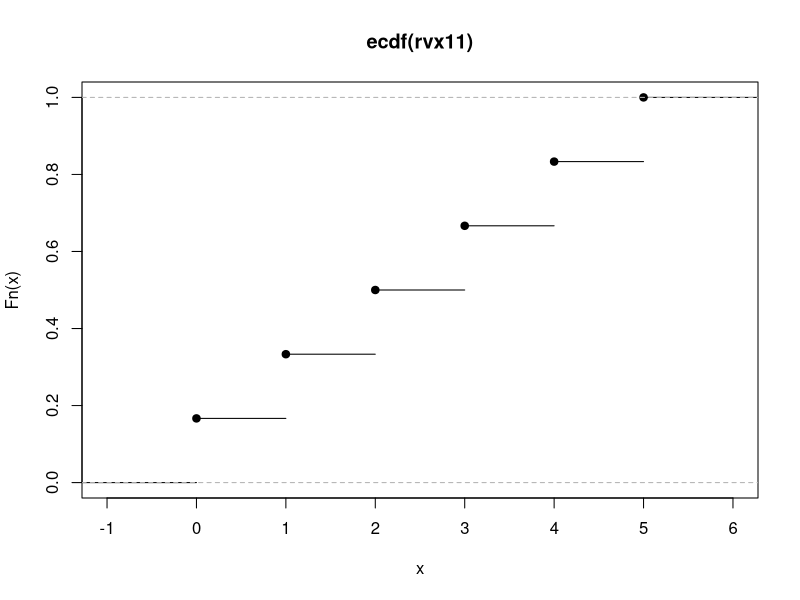
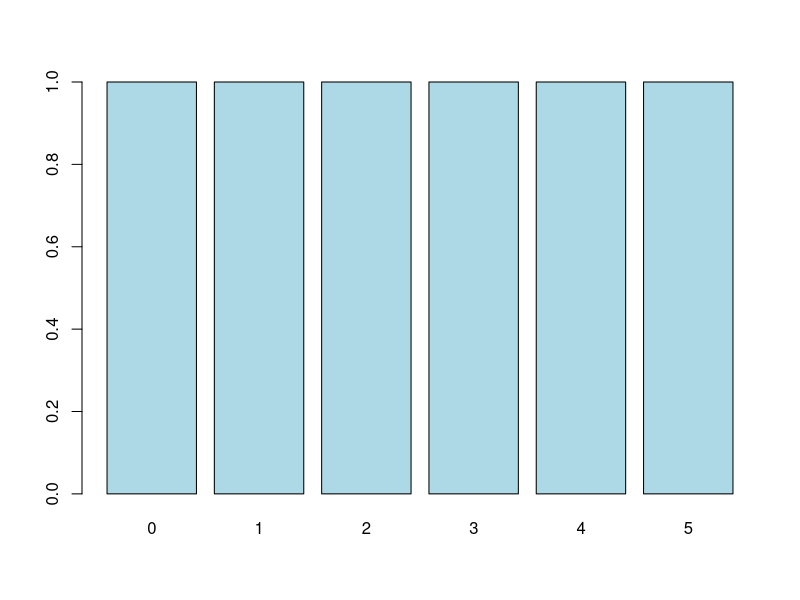
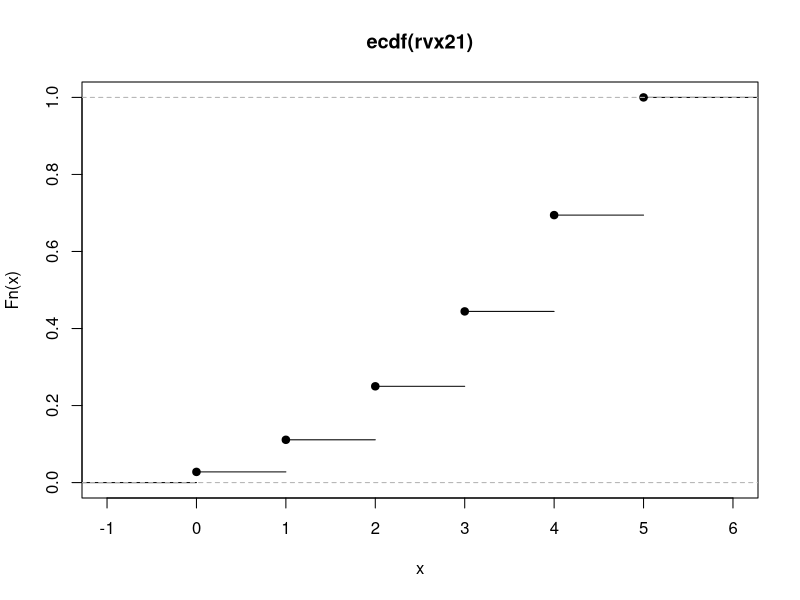
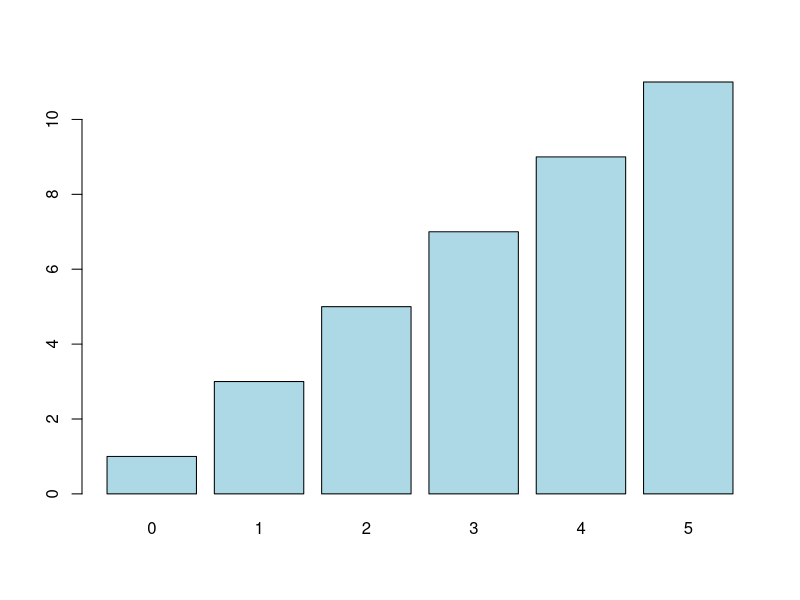
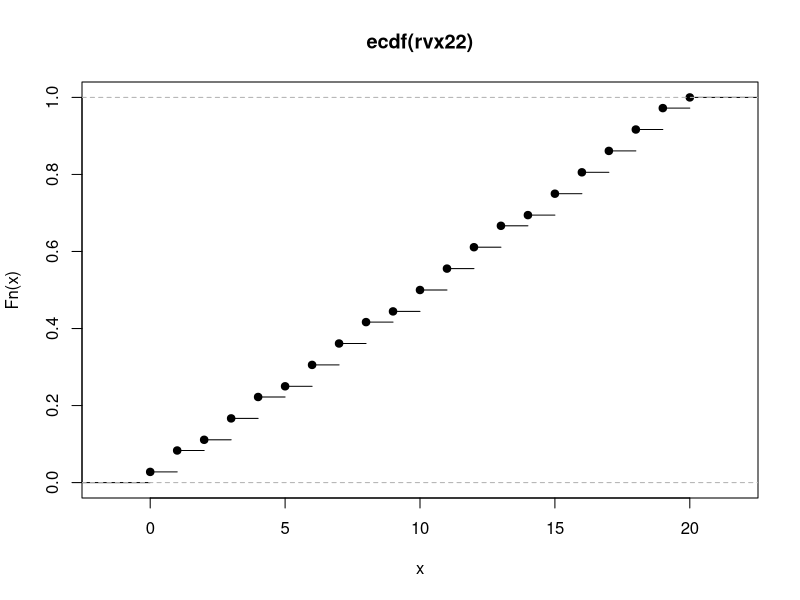
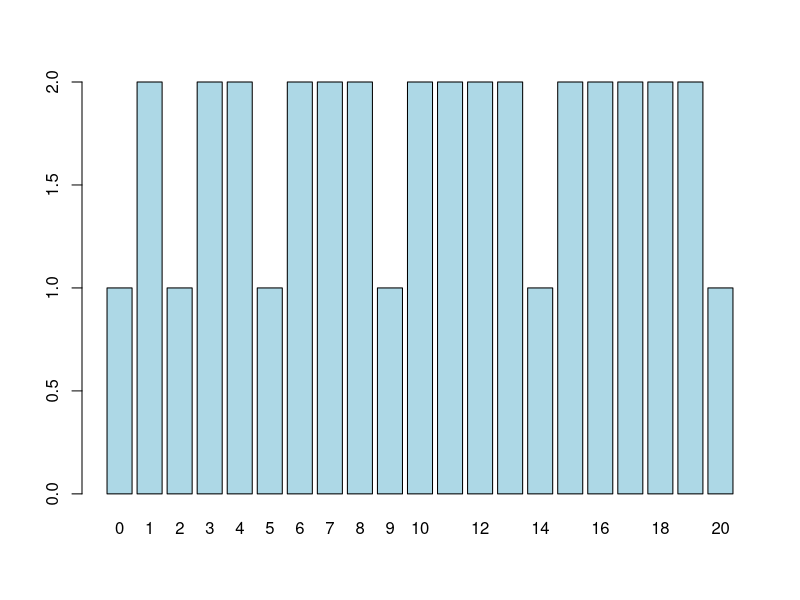
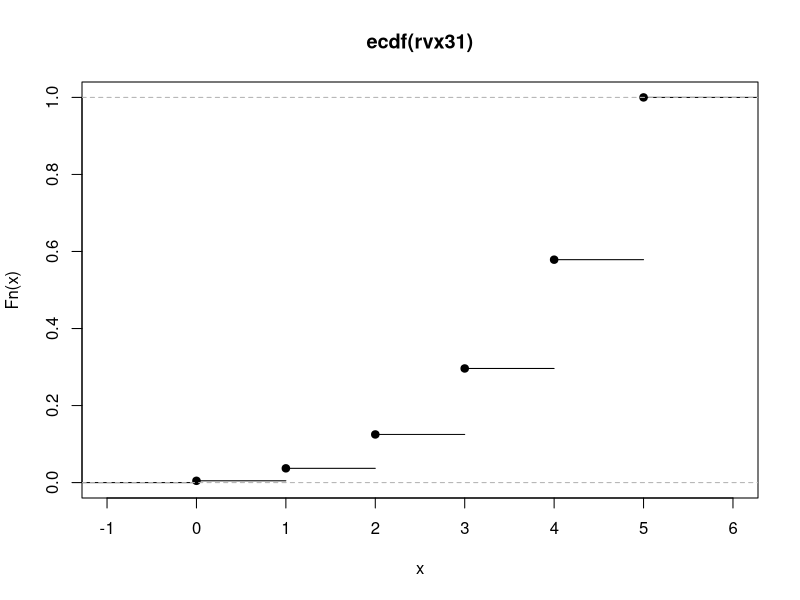
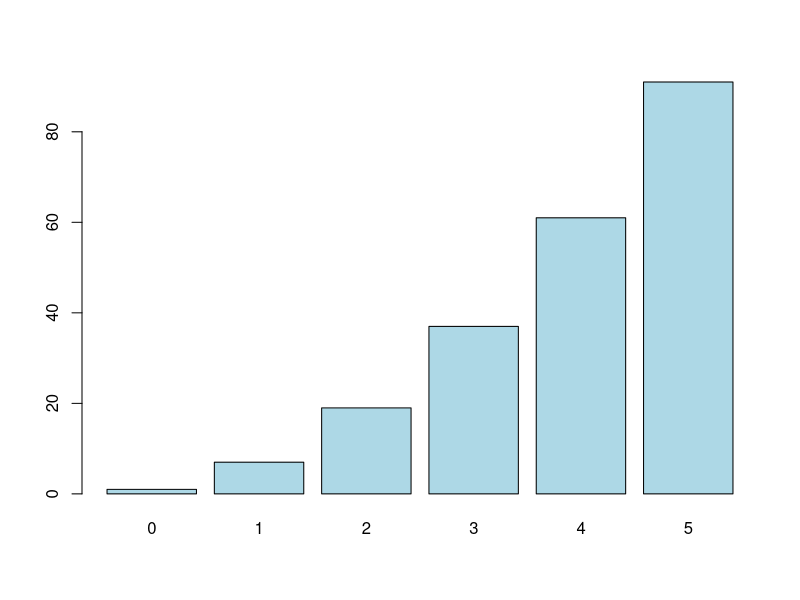

Generate these figures, in order, with R: (Note: this script raises an error after producing the figures.)
#library(ggplot2) 

# y <- c(1, 3, 4, 3, 9, 7, 3, 9, 15, 10, 3, 9, 15, 21, 13, 3, 9, 15, 21, 27, 16)
# plot(cumsum(y)/216, type = "s", xlab = "x", ylab = "CDF", main = "Cumulative Distribution Function")


# Random variable X ordenado por combinaciones 1-1, 2-1, 2-2, ....
rvx11 <- c(0, 1, 2, 3, 4, 5)
rvx21 <- c(0, 1, 1, 1, 2, 2, 2, 2, 2, 3, 3, 3, 3, 3, 3, 3, 4, 4, 4, 4, 4, 4, 4, 4, 4, 5, 5, 5, 5, 5, 5, 5, 5, 5, 5, 5)
rvx22 <- c(0, 1, 1, 2, 3, 3, 4, 4, 5, 6, 6, 7, 7, 8, 8, 9, 10, 10, 11, 11, 12, 12, 13, 13, 14, 15, 15, 16, 16, 17, 17, 18, 18, 19, 19, 20)
rvx31 <- c(0, 1, 1, 1, 1, 1, 1, 1, 2, 2, 2, 2, 2, 2, 2, 2, 2, 2, 2, 2, 2, 2, 2, 2, 2, 2, 2, 3, 3, 3, 3, 3, 3, 3, 3, 3, 3, 3, 3, 3, 3, 3, 3, 3, 3, 3, 3, 3, 3, 3, 3, 3, 3, 3, 3, 3, 3, 3, 3, 3, 3, 3, 3, 3, 4, 4, 4, 4, 4, 4, 4, 4, 4, 4, 4, 4, 4, 4, 4, 4, 4, 4, 4, 4, 4, 4, 4, 4, 4, 4, 4, 4, 4, 4, 4, 4, 4, 4, 4, 4, 4, 4, 4, 4, 4, 4, 4, 4, 4, 4, 4, 4, 4, 4, 4, 4, 4, 4, 4, 4, 4, 4, 4, 4, 4, 5, 5, 5, 5, 5, 5, 5, 5, 5, 5, 5, 5, 5, 5, 5, 5, 5, 5, 5, 5, 5, 5, 5, 5, 5, 5, 5, 5, 5, 5, 5, 5, 5, 5, 5, 5, 5, 5, 5, 5, 5, 5, 5, 5, 5, 5, 5, 5, 5, 5, 5, 5, 5, 5, 5, 5, 5, 5, 5, 5, 5, 5, 5, 5, 5, 5, 5, 5, 5, 5, 5, 5, 5, 5, 5, 5, 5, 5, 5, 5, 5, 5, 5, 5, 5, 5, 5, 5, 5, 5, 5)
rvx32 <- c(0, 1, 1, 1, 2, 2, 2, 2, 3, 3, 3, 4, 4, 4, 4, 4, 4, 4, 4, 4, 5, 5, 5, 5, 5, 5, 5, 6, 6, 6, 7, 7, 7, 7, 7, 7, 7, 7, 7, 8, 8, 8, 8, 8, 8, 8, 8, 8, 8, 8, 8, 8, 8, 8, 9, 9, 9, 9, 9, 9, 9, 9, 9, 9, 10, 10, 10, 11, 11, 11, 11, 11, 11, 11, 11, 11, 12, 12, 12, 12, 12, 12, 12, 12, 12, 12, 12, 12, 12, 12, 12, 13, 13, 13, 13, 13, 13, 13, 13, 13, 13, 13, 13, 13, 13, 13, 13, 13, 13, 13, 13, 13, 14, 14, 14, 14, 14, 14, 14, 14, 14, 14, 14, 14, 14, 15, 15, 15, 16, 16, 16, 16, 16, 16, 16, 16, 16, 17, 17, 17, 17, 17, 17, 17, 17, 17, 17, 17, 17, 17, 17, 17, 18, 18, 18, 18, 18, 18, 18, 18, 18, 18, 18, 18, 18, 18, 18, 18, 18, 18, 18, 18, 18, 19, 19, 19, 19, 19, 19, 19, 19, 19, 19, 19, 19, 19, 19, 19, 19, 19, 19, 19, 19, 19, 19, 19, 19, 19, 19, 19, 20, 20, 20, 20, 20, 20, 20, 20, 20, 20, 20, 20, 20, 20, 20, 20)
rvx33 <- c(0, 1, 1, 1, 2, 2, 2, 3, 4, 4, 4, 5, 5, 5, 5, 5, 5, 6, 6, 6, 7, 7, 7, 8, 8, 8, 9, 10, 10, 10, 11, 11, 11, 11, 11, 11, 12, 12, 12, 13, 13, 13, 13, 13, 13, 14, 14, 14, 14, 14, 14, 15, 15, 15, 16, 16, 16, 17, 17, 17, 18, 18, 18, 19, 20, 20, 20, 21, 21, 21, 21, 21, 21, 22, 22, 22, 23, 23, 23, 23, 23, 23, 24, 24, 24, 24, 24, 24, 25, 25, 25, 26, 26, 26, 26, 26, 26, 27, 27, 27, 27, 27, 27, 28, 28, 28, 28, 28, 28, 29, 29, 29, 30, 30, 30, 31, 31, 31, 32, 32, 32, 33, 33, 33, 34, 35, 35, 35, 36, 36, 36, 36, 36, 36, 37, 37, 37, 38, 38, 38, 38, 38, 38, 39, 39, 39, 39, 39, 39, 40, 40, 40, 41, 41, 41, 41, 41, 41, 42, 42, 42, 42, 42, 42, 43, 43, 43, 43, 43, 43, 44, 44, 44, 45, 45, 45, 45, 45, 45, 46, 46, 46, 46, 46, 46, 47, 47, 47, 47, 47, 47, 48, 48, 48, 48, 48, 48, 49, 49, 49, 50, 50, 50, 51, 51, 51, 52, 52, 52, 53, 53, 53, 54, 54, 54, 55)


#1-1
plot(ecdf(rvx11))
barplot(table(rvx11), col="light blue")

#2-1
plot(ecdf(rvx21))
barplot(table(rvx21), col="light blue")

#2-2
plot(ecdf(rvx22))
barplot(table(rvx22), col="light blue")

#3-2
plot(ecdf(rvx31))
barplot(table(rvx31), col="light blue")

# CDF
# Proability mass function
plot(ecdf(rvx32))
barplot(table(rvx32), col="light blue")

#3-3
plot(ecdf(rvx33))
barplot(table(rvx33), col="light blue")


plot(ecdf(rvx43))
barplot(table(rvx43), col="light blue")


rlang::last_trace()
